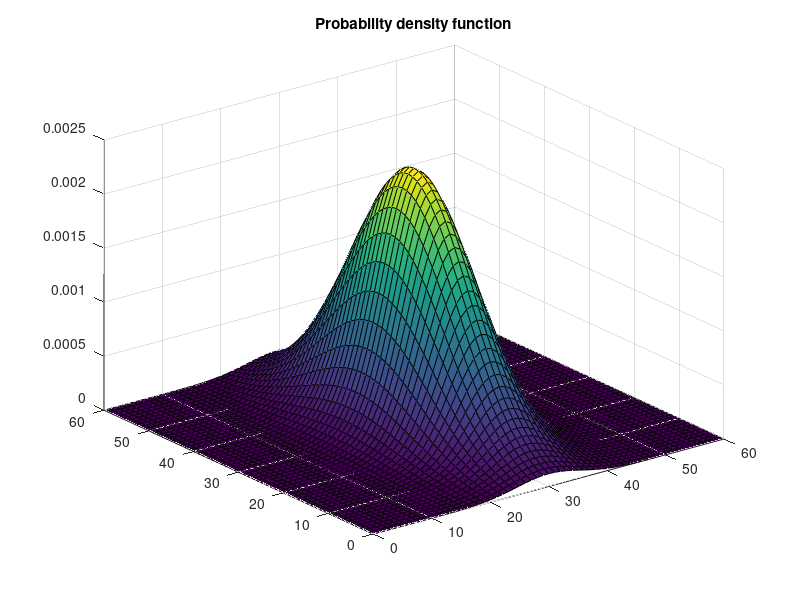

MATLAB code for this plot: (Note: this script raises an error after producing the figure.)
% This script cumputes a bidimensional gaussian distribution and plots it.
% This probability function is assumed to represent the probability of a fault
% to happen on the chip in the coordinates (x1, x2).
% After that, a map is created where random faults are simulated. The value
% 0 in the map means 'no fault' and 1 means 'fault', whereas -1 indicates 
% the points out of the circular wafer.

clear all
close all
clc

% Initializing variables for gussian plot
ray = 30;
maximumFaultProbability = 0.5;

x1 = 0:1:2*ray;
x2 = x1;

mean = [ray,ray];
normalizedVariance = [1, 0; 0, 5];
variance = ray.*normalizedVariance;

[X1,X2] = meshgrid(x1,x2);

rng = 'default'; % for reproducibility

% Computing and plotting multivariate normal probability density function
Z = mvnpdf([X1(:), X2(:)], mean, variance);
Z = reshape(Z, length(x1), length(x2));

figure(1)
surf(X1,X2,Z)
title('Probability density function')

% Filling sqare matrix with simbolic values. Fault are deloyed according to
% the probabilit function.
faultMap = fillSquareGrid(Z, 2*ray, maximumFaultProbability);
faultMap = createCircularGrid(faultMap, ray);
faultNumber = length(find(faultMap==1));

% Plotting fault map
figure(2)
pcolor(faultMap)
title('Fault map')

% KDE
% call the routine, which has been saved in the current directory
[j, i] = find(faultMap==1); % find seachs elements by columns
[bandwidth,density,X,Y]=kde2d([i,j], 64);
% plot the data and the density estimate
figure(3)
hold on
contour3(X,Y,density,10); 
plot(i,j,'r.','MarkerSize',5);
title('Extimated density contours')
figure(4)
surf(X,Y,density);
title('Extimated function')

figure(5)
subplot(2,2,1)
surf(X1,X2,Z)
xlabel('x');
ylabel('y');
title('Probability density function')
subplot(2,2,2)
pcolor(faultMap)
xlabel('x');
ylabel('y');
title('Fault map')
subplot(2,2,3)
hold on
contour3(X,Y,density,10); 
plot(i,j,'r.','MarkerSize',5)
xlim([0, 2*ray]);
ylim([0, 2*ray]);
xlabel('x');
ylabel('y');
title('Extimated density contours')
subplot(2,2,4)
surf(X,Y,density);
xlim([0, 2*ray]);
ylim([0, 2*ray]);
xlabel('x');
ylabel('y');
title('Extimated function')
